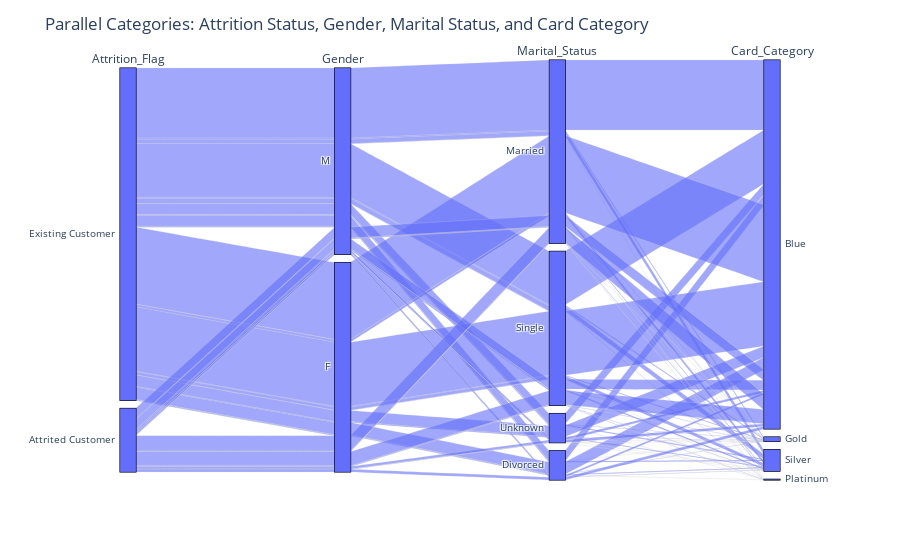

The cell this chart's notebook holds for it:
### Code cell
fig = px.parallel_categories(df, 
                             dimensions=["Attrition_Flag", "Gender", "Marital_Status", "Card_Category"])

fig.update_layout(title="Parallel Categories: Attrition Status, Gender, Marital Status, and Card Category")

fig.show()

### Figure 1 — Plotly figure (JSON) as saved in the notebook; plotly's stock layout.template omitted (floating-point values rounded to 4 significant figures; data arrays with more than 128 entries replaced by an {"elided": "..."} marker saying what was removed)
{"data": [{"dimensions": [{"label": "Attrition_Flag", "values": {"elided": "10127 str values"}}, {"label": "Gender", "values": {"elided": "10127 str values"}}, {"label": "Marital_Status", "values": {"elided": "10127 str values"}}, {"label": "Card_Category", "values": {"elided": "10127 str values"}}], "domain": {"x": [0, 1], "y": [0, 1]}, "name": "", "type": "parcats"}], "layout": {"legend": {"tracegroupgap": 0}, "margin": {"t": 60}, "title": {"text": "Parallel Categories: Attrition Status, Gender, Marital Status, and Card Category"}}}
